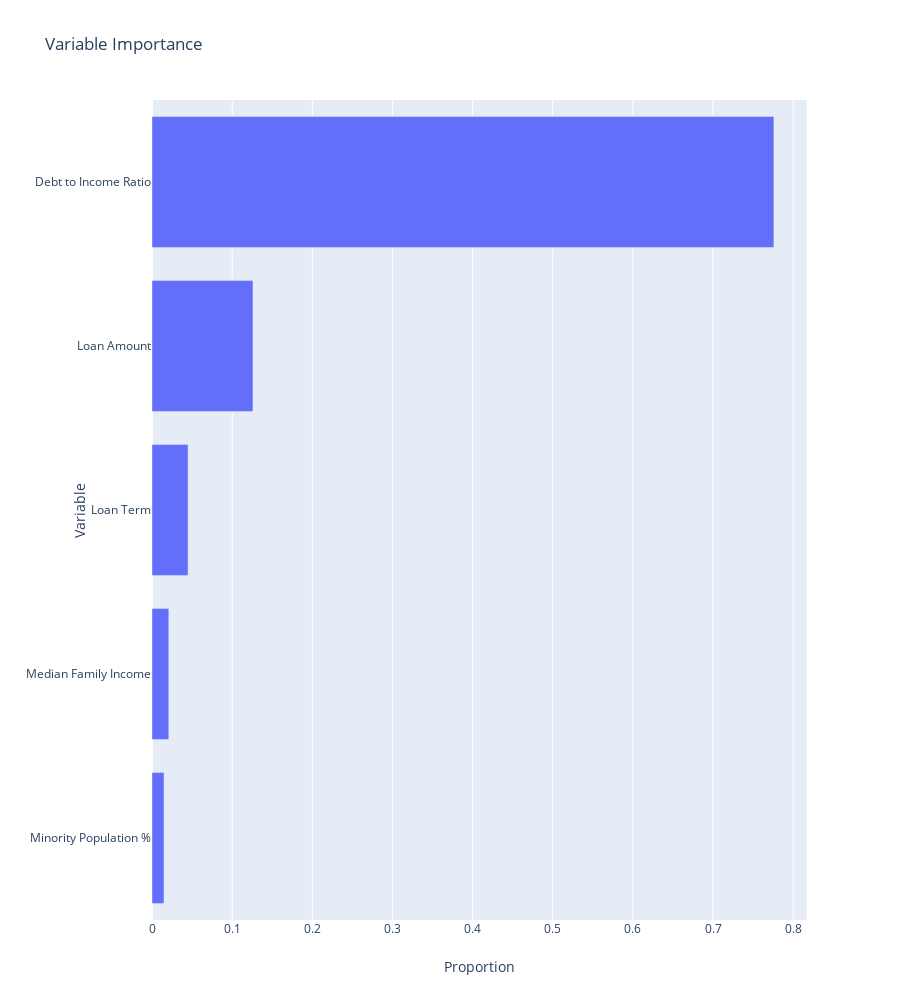

This figure's notebook cell:
### Markdown cell above
# Visualizing Feature Importance

### Code cell
import plotly.express as px
fig = px.bar(coef, x="Proportion", y="Variable", orientation='h', height=1000,
            title='Variable Importance').update_yaxes(categoryorder="total ascending")

fig.show()

### Figure 1 — Plotly figure (JSON) as saved in the notebook; plotly's stock layout.template omitted (floating-point values rounded to 4 significant figures)
{"data": [{"alignmentgroup": "True", "hoverlabel": {"namelength": 0}, "hovertemplate": "Proportion=%{x}<br>Variable=%{y}", "legendgroup": "", "marker": {"color": "#636efa"}, "name": "", "offsetgroup": "", "orientation": "h", "showlegend": false, "textposition": "auto", "type": "bar", "x": [0.776, 0.126, 0.045, 0.021, 0.015], "xaxis": "x", "y": ["Debt to Income Ratio", "Loan Amount", "Loan Term", "Median Family Income", "Minority Population %"], "yaxis": "y"}], "layout": {"barmode": "relative", "height": 1000, "legend": {"tracegroupgap": 0}, "title": {"text": "Variable Importance"}, "xaxis": {"anchor": "y", "domain": [0, 0.98], "title": {"text": "Proportion"}}, "yaxis": {"anchor": "x", "categoryorder": "total ascending", "domain": [0, 1], "title": {"text": "Variable"}}}}
